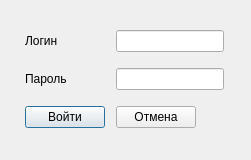
<?xml version="1.0" encoding="UTF-8"?>
<ui version="4.0">
 <class>LoginDialog</class>
 <widget class="QDialog" name="LoginDialog">
  <property name="geometry">
   <rect>
    <x>0</x>
    <y>0</y>
    <width>251</width>
    <height>160</height>
   </rect>
  </property>
  <property name="sizePolicy">
   <sizepolicy hsizetype="Fixed" vsizetype="Fixed">
    <horstretch>0</horstretch>
    <verstretch>0</verstretch>
   </sizepolicy>
  </property>
  <property name="windowTitle">
   <string>Вход в систему</string>
  </property>
  <layout class="QGridLayout" name="gridLayout_2">
   <item row="2" column="0">
    <widget class="QWidget" name="centralwidget" native="true">
     <layout class="QGridLayout" name="gridLayout">
      <item row="4" column="0">
       <widget class="QPushButton" name="loginButton">
        <property name="sizePolicy">
         <sizepolicy hsizetype="Fixed" vsizetype="Fixed">
          <horstretch>0</horstretch>
          <verstretch>0</verstretch>
         </sizepolicy>
        </property>
        <property name="text">
         <string>Войти</string>
        </property>
       </widget>
      </item>
      <item row="0" column="0">
       <widget class="QLabel" name="label_username">
        <property name="sizePolicy">
         <sizepolicy hsizetype="Fixed" vsizetype="Fixed">
          <horstretch>0</horstretch>
          <verstretch>0</verstretch>
         </sizepolicy>
        </property>
        <property name="text">
         <string>Логин</string>
        </property>
       </widget>
      </item>
      <item row="2" column="0">
       <widget class="QLabel" name="label_password">
        <property name="sizePolicy">
         <sizepolicy hsizetype="Fixed" vsizetype="Preferred">
          <horstretch>0</horstretch>
          <verstretch>0</verstretch>
         </sizepolicy>
        </property>
        <property name="text">
         <string>Пароль</string>
        </property>
       </widget>
      </item>
      <item row="2" column="1">
       <widget class="QLineEdit" name="passwordInput">
        <property name="sizePolicy">
         <sizepolicy hsizetype="Fixed" vsizetype="Fixed">
          <horstretch>0</horstretch>
          <verstretch>0</verstretch>
         </sizepolicy>
        </property>
       </widget>
      </item>
      <item row="0" column="1">
       <widget class="QLineEdit" name="usernameInput">
        <property name="sizePolicy">
         <sizepolicy hsizetype="Fixed" vsizetype="Fixed">
          <horstretch>0</horstretch>
          <verstretch>0</verstretch>
         </sizepolicy>
        </property>
       </widget>
      </item>
      <item row="4" column="1">
       <widget class="QPushButton" name="cancelButton">
        <property name="sizePolicy">
         <sizepolicy hsizetype="Fixed" vsizetype="Fixed">
          <horstretch>0</horstretch>
          <verstretch>0</verstretch>
         </sizepolicy>
        </property>
        <property name="text">
         <string>Отмена</string>
        </property>
       </widget>
      </item>
     </layout>
    </widget>
   </item>
  </layout>
 </widget>
 <resources/>
 <connections/>
</ui>
